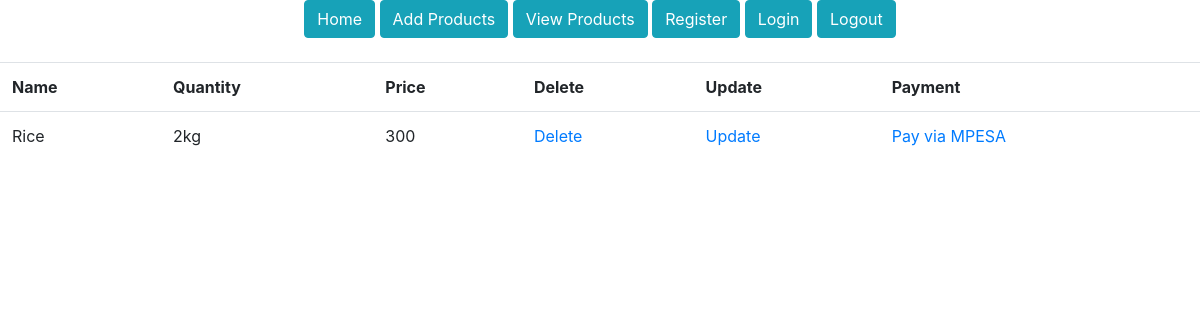
The app's page /products/ (signed in), older data.
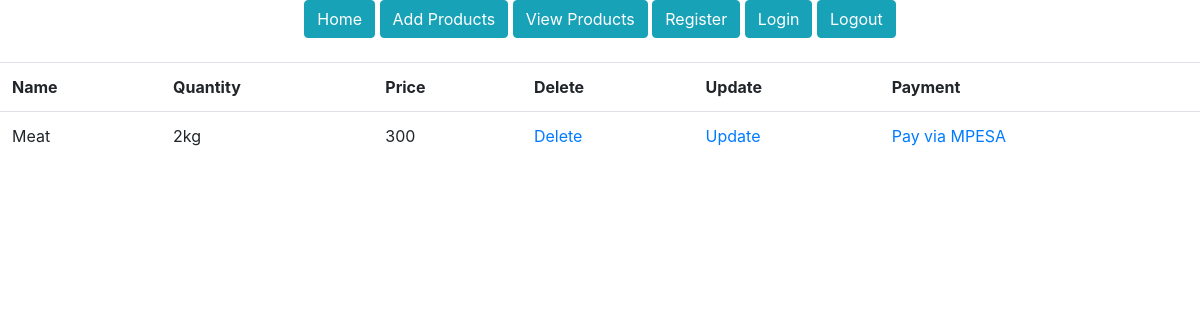
The same page, newer data.
### morningDjangoProject/models.py (models this page shows)
class Product(models.Model):
    prod_name = models.CharField(max_length=30, blank=False, null=False)
    prod_quantity = models.CharField(max_length=30, blank=False, null=False)
    prod_price = models.CharField(max_length=30, blank=False, null=False)

### morningDjangoProject/views.py (the view)
# urls.py: path('products/', general_views.view_products, name='products'),
@login_required
def view_products(request):
    products = Product.objects.all()
    return render(request, 'products.html', {'products': products})

### templates/products.html
{% extends 'base.html' %}
{% load static %}
{% block content %}
    <section class="products-section">
         <div class="products-section-container">
             <table class="table">
                 <tr>
                     <th>Name</th>
                     <th>Quantity</th>
                     <th>Price</th>
                     <th>Delete</th>
                     <th>Update</th>
                     <th>Payment</th>
                 </tr>
                 {% for product in products %}
                 <tr>
                     <td>{{ product.prod_name }}</td>
                     <td>{{ product.prod_quantity }}</td>
                     <td>{{ product.prod_price }}</td>
                     <td><a href="/delete-product/{{ product.id }}">Delete</a></td>
                     <td><a href="/update-product/{{ product.id }}">Update</a></td>
                     <td><a href="/pay/{{ product.id }}">Pay via MPESA</a></td>
                 </tr>
                 {% endfor %}
             </table>
         </div>
    </section>
{% endblock %}

Row changes from the older to the newer data that the page shows:
changed Product "2kg": prod_name "Rice" → "Meat"
